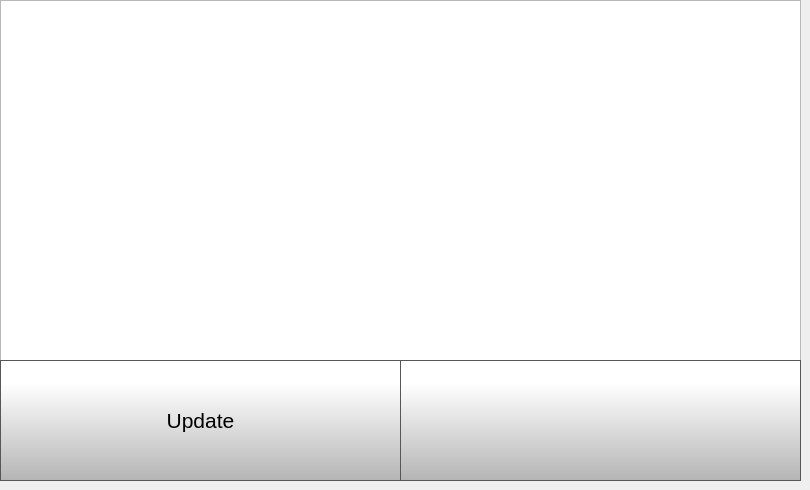
    <widget class="QWidget" name="OTAUpdatePage">
     <widget class="QListWidget" name="updateListWidget">
      <property name="geometry">
       <rect>
        <x>0</x>
        <y>0</y>
        <width>801</width>
        <height>391</height>
       </rect>
      </property>
      <property name="font">
       <font>
        <family>MS Shell Dlg 2</family>
        <pointsize>16</pointsize>
       </font>
      </property>
      <property name="styleSheet">
       <string notr="true">

QScrollBar:vertical {
 border: 1px solid black; 
border-radius: 5px;
background: rgb(40,40,40);
width: 62px;
}

/* Sets up the color and height of handle */
QScrollBar::handle:vertical {
border-radius: 5px;
background: qlineargradient(spread:pad, x1:0, y1:1, x2:0, y2:0.188, stop:0 rgba(180, 180, 180, 255), stop:1 rgba(255, 255, 255, 255));
min-height: 20px;
}




/* This remvoes the bottom button by setting the height to 0px */
QScrollBar::add-line:vertical {
height: 0px;
subcontrol-position: bottom;
subcontrol-origin: margin;
}

/* This remvoes the top button by setting the height to 0px */
QScrollBar::sub-line:vertical {
height: 0px;
subcontrol-position: top;
subcontrol-origin: margin;
}

/*
QScrollBar::up-arrow:vertical, QScrollBar::down-arrow:vertical {
border: 2px solid grey;
width: 5px;
height: 5px;
background: white;
}


/* need this to get rid of crosshatching on scrollbar background */
QScrollBar::add-page:vertical, QScrollBar::sub-page:vertical {
background: none;
}

QListView::item {
color: rgb(255, 255, 255);
border-bottom: 1px solid rgb(255, 255, 255);
}

QListView {
    show-decoration-selected: 1; /* make the selection span the entire width of the view */
}

QListView::item:selected {
outline: none;
}


QListView::item:selected:focus {
	outline: none;
}
</string>
      </property>
     </widget>
     <widget class="QPushButton" name="softwareUpdateBackButton">
      <property name="geometry">
       <rect>
        <x>400</x>
        <y>360</y>
        <width>401</width>
        <height>121</height>
       </rect>
      </property>
      <property name="minimumSize">
       <size>
        <width>0</width>
        <height>0</height>
       </size>
      </property>
      <property name="font">
       <font>
        <family>MS Shell Dlg 2</family>
        <pointsize>16</pointsize>
       </font>
      </property>
      <property name="styleSheet">
       <string notr="true">QPushButton {
     border: 1px solid rgb(87, 87, 87);
	background-color: qlineargradient(spread:pad, x1:0, y1:1, x2:0, y2:0.188, stop:0 rgba(180, 180, 180, 255), stop:1 rgba(255, 255, 255, 255));


}

QPushButton:pressed {
    background-color: qlineargradient(x1: 0, y1: 0, x2: 0, y2: 1,
                                      stop: 0 #dadbde, stop: 1 #f6f7fa);
}

QPushButton:flat {
    border: none; /* no border for a flat push button */
}

QPushButton:default {
    border-color: navy; /* make the default button prominent */
}</string>
      </property>
      <property name="text">
       <string/>
      </property>
      <property name="icon">
       <iconset>
        <normaloff>templates/img/arrows-4.png</normaloff>templates/img/arrows-4.png</iconset>
      </property>
      <property name="iconSize">
       <size>
        <width>70</width>
        <height>70</height>
       </size>
      </property>
      <property name="checkable">
       <bool>false</bool>
      </property>
      <property name="autoDefault">
       <bool>false</bool>
      </property>
      <property name="default">
       <bool>false</bool>
      </property>
      <property name="flat">
       <bool>false</bool>
      </property>
     </widget>
     <widget class="QPushButton" name="performUpdateButton">
      <property name="geometry">
       <rect>
        <x>0</x>
        <y>360</y>
        <width>401</width>
        <height>121</height>
       </rect>
      </property>
      <property name="minimumSize">
       <size>
        <width>0</width>
        <height>0</height>
       </size>
      </property>
      <property name="font">
       <font>
        <family>MS Shell Dlg 2</family>
        <pointsize>16</pointsize>
       </font>
      </property>
      <property name="styleSheet">
       <string notr="true">QPushButton {
     border: 1px solid rgb(87, 87, 87);
	background-color: qlineargradient(spread:pad, x1:0, y1:1, x2:0, y2:0.188, stop:0 rgba(180, 180, 180, 255), stop:1 rgba(255, 255, 255, 255));


}

QPushButton:pressed {
    background-color: qlineargradient(x1: 0, y1: 0, x2: 0, y2: 1,
                                      stop: 0 #dadbde, stop: 1 #f6f7fa);
}

QPushButton:flat {
    border: none; /* no border for a flat push button */
}

QPushButton:default {
    border-color: navy; /* make the default button prominent */
}</string>
      </property>
      <property name="text">
       <string>Update</string>
      </property>
      <property name="icon">
       <iconset>
        <normaloff>templates/img/update-arrows.png</normaloff>templates/img/update-arrows.png</iconset>
      </property>
      <property name="iconSize">
       <size>
        <width>70</width>
        <height>70</height>
       </size>
      </property>
      <property name="checkable">
       <bool>false</bool>
      </property>
      <property name="autoDefault">
       <bool>false</bool>
      </property>
      <property name="default">
       <bool>false</bool>
      </property>
      <property name="flat">
       <bool>false</bool>
      </property>
     </widget>
    </widget>
